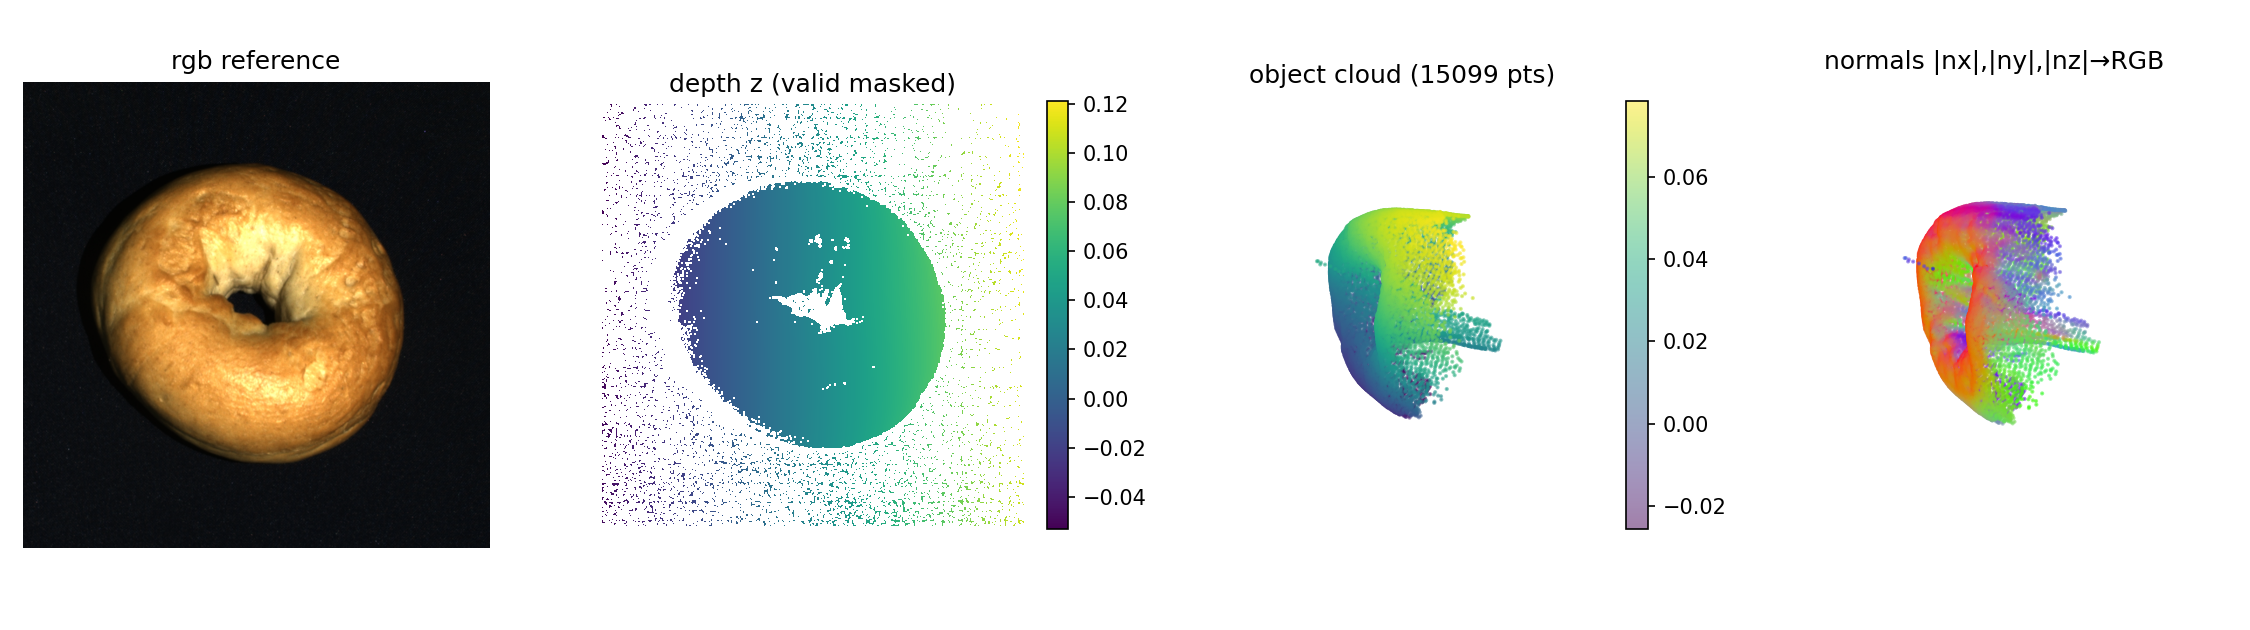

The Python source for this figure:
# ex01_fpfh_first_contact.py
# 阶段 2 任务 1：FPFH 初接触 —— 从单张 good 图到 33 维几何指纹
#
# 阶段 1 结论在本题全部上岗：
#   ① 坏点是 (0,0,0)，np.isnan 滤不掉 → (xyz==0).all(axis=2)
#   ② 背景是大平面（法线与视轴夹角 ~83°，每类姿态固定）→ 物体用
#      "到背景平面的距离"隔离（平面剥离 = 阶段 1 给阶段 2 投的票）
#   ③ 3D 网格各向异性且密（x 步 0.05mm）→ 先 voxel 降采样再算特征
#
# 流水线：读图 → 滤坏点 → 边缘环带拟合背景平面 → 距平面剥离背景
#         → voxel 1mm 降采样 → 估法线 → FPFH → 特征质量局部性检验

from pathlib import Path

import cv2
import numpy as np
import open3d as o3d
import matplotlib
matplotlib.use('Agg')
import matplotlib.pyplot as plt
from scipy.spatial import cKDTree
from scipy.stats import spearmanr

ROOT = Path('/mnt/e/datasets/mvtec3d')
RING = 30            # 边缘环带宽（像素），ex05 验证过的背景采样法
VOXEL = 0.001        # 降采样体素 1mm
NORMAL_R = 0.005     # 法线邻域半径 5mm
NORMAL_K = 30        # 法线邻域最多点数
FPFH_R = 0.010       # FPFH 邻域半径 10mm（惯例：约 2× 法线半径）
FPFH_K = 100
OBJ_THRESH = 0.010   # 距平面 > 10mm 判为物体（bagel 凸出 +70mm，余量充足）
SEED = 42


def load_valid(cls, split, defect, idx):
    """读 xyz tiff，滤 (0,0,0) 坏点，返回有效点 N×3（米）。"""
    xyz = cv2.imread(str(ROOT / cls / split / defect / 'xyz' / f'{idx:03d}.tiff'),
                     cv2.IMREAD_UNCHANGED)
    valid = ~(xyz == 0).all(axis=2)
    return xyz[valid].astype(np.float64)


def plane_from_ring(xyz_img):
    """对整幅 xyz 图取边缘环带有效点，拟合背景平面。
    返回 (a, b, c)：z = a*x + b*y + c，以及单位法线 n。"""
    valid = ~(xyz_img == 0).all(axis=2)
    H, W = valid.shape
    ring = np.zeros_like(valid)
    ring[:RING, :] = ring[-RING:, :] = True
    ring[:, :RING] = ring[:, -RING:] = True
    border = valid & ring
    p = xyz_img[border].astype(np.float64)
    A = np.column_stack([p[:, 0], p[:, 1], np.ones(len(p))])
    (a, b, c), *_ = np.linalg.lstsq(A, p[:, 2], rcond=None)
    n = np.array([-a, -b, 1.0])
    n /= np.linalg.norm(n)
    return (a, b, c), n, border.sum()


def main():
    np.random.seed(SEED)
    cls, idx = 'bagel', 0

    # ---- 1. 读图 + 滤坏点 ----
    xyz_img = cv2.imread(str(ROOT / cls / 'train' / 'good' / 'xyz' / f'{idx:03d}.tiff'),
                         cv2.IMREAD_UNCHANGED)
    H, W = xyz_img.shape[:2]
    valid = ~(xyz_img == 0).all(axis=2)
    pts = xyz_img[valid].astype(np.float64)
    print(f'[1] 有效点 {len(pts)} / {H * W}（坏点 {100 * (1 - valid.mean()):.1f}%）')

    # ---- 2. 边缘环带拟合背景平面 + 剥离 ----
    (a, b, c), n, n_border = plane_from_ring(xyz_img)
    # 有符号距离 = (z - (a x + b y + c)) / √(a²+b²+1)，分母即法线模长
    denom = np.sqrt(a * a + b * b + 1.0)
    signed = (pts[:, 2] - (a * pts[:, 0] + b * pts[:, 1] + c)) / denom
    obj = pts[signed > OBJ_THRESH]
    print(f'[2] 背景平面 z={a:.2f}x+{b:.2f}y+{c:.3f}（边缘点 {n_border}）')
    print(f'    距平面 >{OBJ_THRESH * 1000:.0f}mm 判物体：{len(obj)} 点 '
          f'（占有效点 {100 * len(obj) / len(pts):.1f}%）')

    # ---- 3. voxel 降采样 ----
    pcd = o3d.geometry.PointCloud()
    pcd.points = o3d.utility.Vector3dVector(obj)
    pcd_ds = pcd.voxel_down_sample(voxel_size=VOXEL)
    q = np.asarray(pcd_ds.points)
    print(f'[3] voxel {VOXEL * 1000:.0f}mm 降采样：{len(obj)} → {len(q)}')

    # ---- 4. 法线估计（FPFH 的原料）----
    pcd_ds.estimate_normals(search_param=o3d.geometry.KDTreeSearchParamHybrid(
        radius=NORMAL_R, max_nn=NORMAL_K))
    pcd_ds.orient_normals_consistent_tangent_plane(100)  # 方向一致性（慢但稳）
    normals = np.asarray(pcd_ds.normals)
    print(f'[4] 法线 {normals.shape}，|n| 均值 {np.linalg.norm(normals, axis=1).mean():.4f}')

    # ---- 5. FPFH ----
    fpfh = o3d.pipelines.registration.compute_fpfh_feature(
        pcd_ds, o3d.geometry.KDTreeSearchParamHybrid(radius=FPFH_R, max_nn=FPFH_K))
    feat = np.asarray(fpfh.data).T          # Open3D 给 (33, N)，转置成 (N, 33)
    nan_cnt = int(np.isnan(feat).sum())
    print(f'[5] FPFH {feat.shape}（33 维/点），值域 [{np.nanmin(feat):.3f}, '
          f'{np.nanmax(feat):.3f}]，NaN {nan_cnt} 个')

    # ---- 6. 特征质量局部性检验 ----
    # 设计：局部几何描述子 → 空间近邻的特征距离应显著小于随机点对。
    # 统计量：① 近邻对 vs 随机对的特征距离均值比 ② (空间距, 特征距) 的 Spearman 秩相关
    tree = cKDTree(q)
    m = min(2000, len(q))
    sel = np.random.choice(len(q), m, replace=False)
    _, nns = tree.query(q[sel], k=6)        # 含自己，k=6 → 5 个真近邻
    d_near, f_near = [], []
    for i, nn in zip(sel, nns):
        for j in nn[1:]:
            d_near.append(np.linalg.norm(q[i] - q[j]))
            f_near.append(np.linalg.norm(feat[i] - feat[j]))
    d_rnd, f_rnd = [], []
    for _ in range(len(d_near)):
        i, j = np.random.choice(len(q), 2, replace=False)
        d_rnd.append(np.linalg.norm(q[i] - q[j]))
        f_rnd.append(np.linalg.norm(feat[i] - feat[j]))
    d_near, f_near = np.array(d_near), np.array(f_near)
    d_rnd, f_rnd = np.array(d_rnd), np.array(f_rnd)
    rho = spearmanr(np.concatenate([d_near, d_rnd]),
                    np.concatenate([f_near, f_rnd])).statistic
    print(f'[6] 局部性检验：近邻对特征距 {f_near.mean():.3f} vs 随机对 '
          f'{f_rnd.mean():.3f}（比 {f_rnd.mean() / max(f_near.mean(), 1e-9):.2f}×）；'
          f'Spearman ρ = {rho:.3f}')

    # ---- 7. 四联张验收图 ----
    rgb = cv2.imread(str(ROOT / cls / 'train' / 'good' / 'rgb' / f'{idx:03d}.png'),
                     cv2.IMREAD_UNCHANGED)
    rgb = cv2.cvtColor(rgb, cv2.COLOR_BGR2RGB)
    zmap = np.ma.masked_where(~valid, xyz_img[..., 2])
    fig = plt.figure(figsize=(15, 4.2))
    ax = fig.add_subplot(1, 4, 1)
    ax.imshow(rgb); ax.set_title('rgb reference'); ax.axis('off')
    ax = fig.add_subplot(1, 4, 2)
    im = ax.imshow(zmap, cmap='viridis')
    ax.set_title('depth z (valid masked)'); ax.axis('off')
    fig.colorbar(im, ax=ax, fraction=0.046)
    ax = fig.add_subplot(1, 4, 3, projection='3d')
    sub = np.random.choice(len(q), min(12000, len(q)), replace=False)
    sc = ax.scatter(q[sub, 0], q[sub, 1], q[sub, 2], c=q[sub, 2], cmap='viridis',
                    s=1, alpha=0.5)
    ax.set_title(f'object cloud ({len(q)} pts)'); ax.axis('off')
    fig.colorbar(sc, ax=ax, fraction=0.046, pad=0.01)
    ax = fig.add_subplot(1, 4, 4, projection='3d')
    nv = normals.copy()
    nv[nv[:, 2] < 0] *= -1                 # 朝镜头翻转，颜色可读
    # c 传 N×3 RGB 数组时 matplotlib 自动忽略 cmap，故不传（避免警告刷屏）
    ax.scatter(q[sub, 0], q[sub, 1], q[sub, 2], c=np.abs(nv[sub]), s=1, alpha=0.5)
    ax.set_title('normals |nx|,|ny|,|nz|→RGB'); ax.axis('off')
    fig.tight_layout()
    fig.savefig('ex01_fpfh_first_contact.png', dpi=150)
    print('[7] 四联张已存 ex01_fpfh_first_contact.png')


if __name__ == '__main__':
    main()
